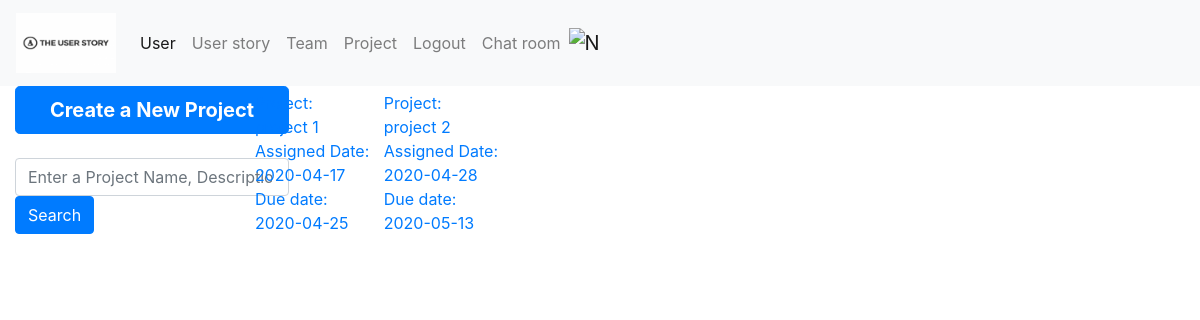
/Backlog (signed in), run on an earlier commit of the app's database.
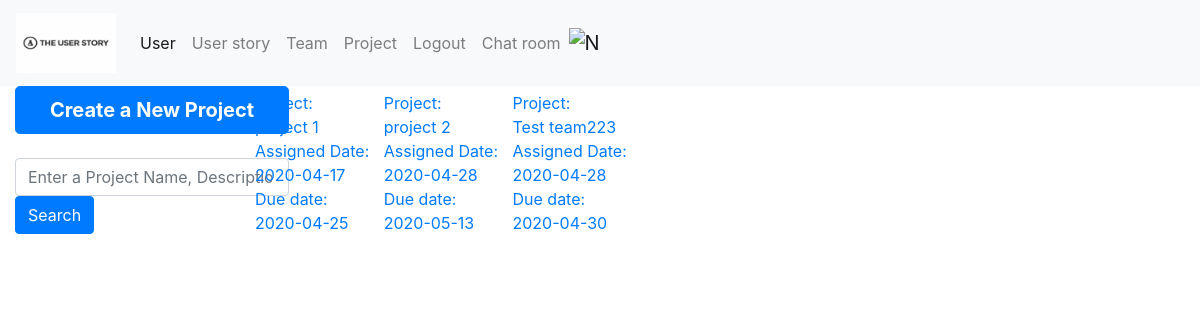
And on a later commit of the database.
### app/models.py (models this page shows)
class Project(db.Model):
    _table_ = db.Model.metadata.tables['project']
    __table_args__ = {'extend_existing': True}
    project_id = db.Column(db.Integer, primary_key=True)

### app/project/routes.py (the view)
@bp_project.route('/Backlog', methods=['GET', 'POST'])
def backlog():
    if current_user.is_authenticated:
        backlogs = Project.query.all()
        backlog_link = Project.query.join(Userstory).with_entities(Project.name.label('project_name'),
                                                                   Project.project_id,
                                                                   Userstory.userstory_id,
                                                                   Userstory.content).order_by(
            Userstory.userstory_id).all()
        return render_template('backlog.html', projects=backlogs, links=backlog_link)
    else:
        response = make_response(redirect(url_for('auth.login')))
        flash('Please Login First To Use The Project Function')
        return response

### app/auth/routes.py (called while the page is built)
@login_manager.user_loader
def load_user(user_id):
    if user_id is not None:
        return User.query.get(user_id)
    return None

### app/templates/backlog.html (shortened to what this page needs)
{% extends "base.html" %}
{% block content%}
    <div class="container-fluid">
        <div class="row">
            <div class="col-2">
                <ul class="nav flex-column">
                    <li class="nav-item">
                        <a href="{{ url_for('project.create_project') }}" type="button"
                           class="btn btn-primary btn-lg btn-block"><strong>Create a New Project</strong>
                        </a><br>
                    </li>
                    <li>
                        <form class="form-inline ml-auto" method="post" action ="{{ url_for('project.project_search') }}">
                                <input class="form-control" type="search"
                                       placeholder="Enter a Project Name, Description or Communication"
                                       aria-label="Search" name="search_term">
                                <button class="btn btn-primary" type="submit">Search</button>
                        </form>
                    </li>
                </ul>
            </div>
            <div scope="col-8" class="dropdown">
                {% for project in projects %}
                    <a href="{{ url_for('project.project', term=project.project_id) }}" type="button"
                           class="box">
                        <li>Project: </li>
                        <li>{{ project.name }}</li>
                        <li>Assigned Date: </li>
                        <li>{{ project.assigned_date }}</li>
                        <li>Due date: </li>
                        <li>{{ project.due_date }}</li>
                    </a>
                {% endfor %}
            </div>
        </div>
    </div>
{% endblock %}

What changed in the data, as far as the page shows it:
added Project: name "Test team223", assigned_date "2020-04-28", due_date "2020-04-30"
